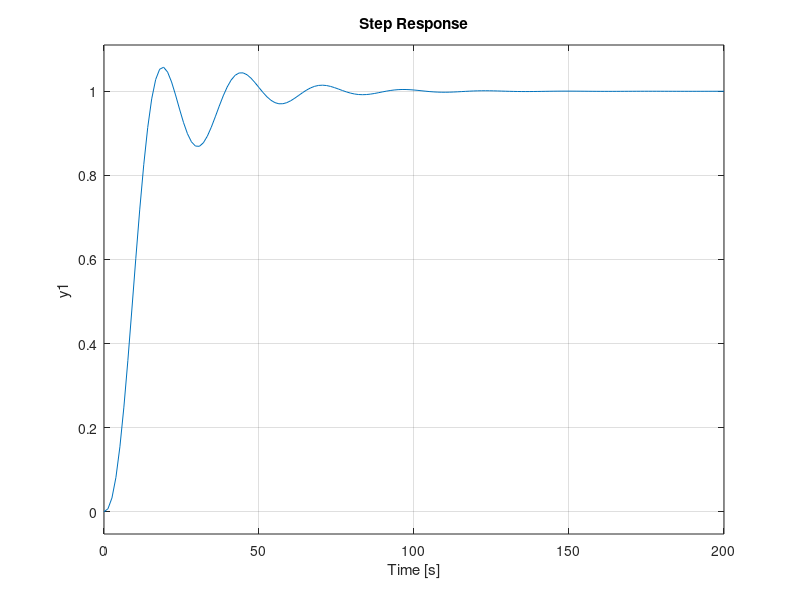

This chart was generated by the following MATLAB code:
%{
DC model Identification
Bode plot

Transfer function:
       10
-----------------
(1+1.312s)^2
%}
%close all;
num=[0.002];
den=[15.84 3.185 1];
G=tf(num,den)
s=tf('s');
Kp=50;Ki=50;Kd=3;
C=Kp+Ki/s+Kd*s;
T=feedback(C*G,1);%T=(CG)/(1+CG)
step(T); %observe step response
%figure;bode(g);
